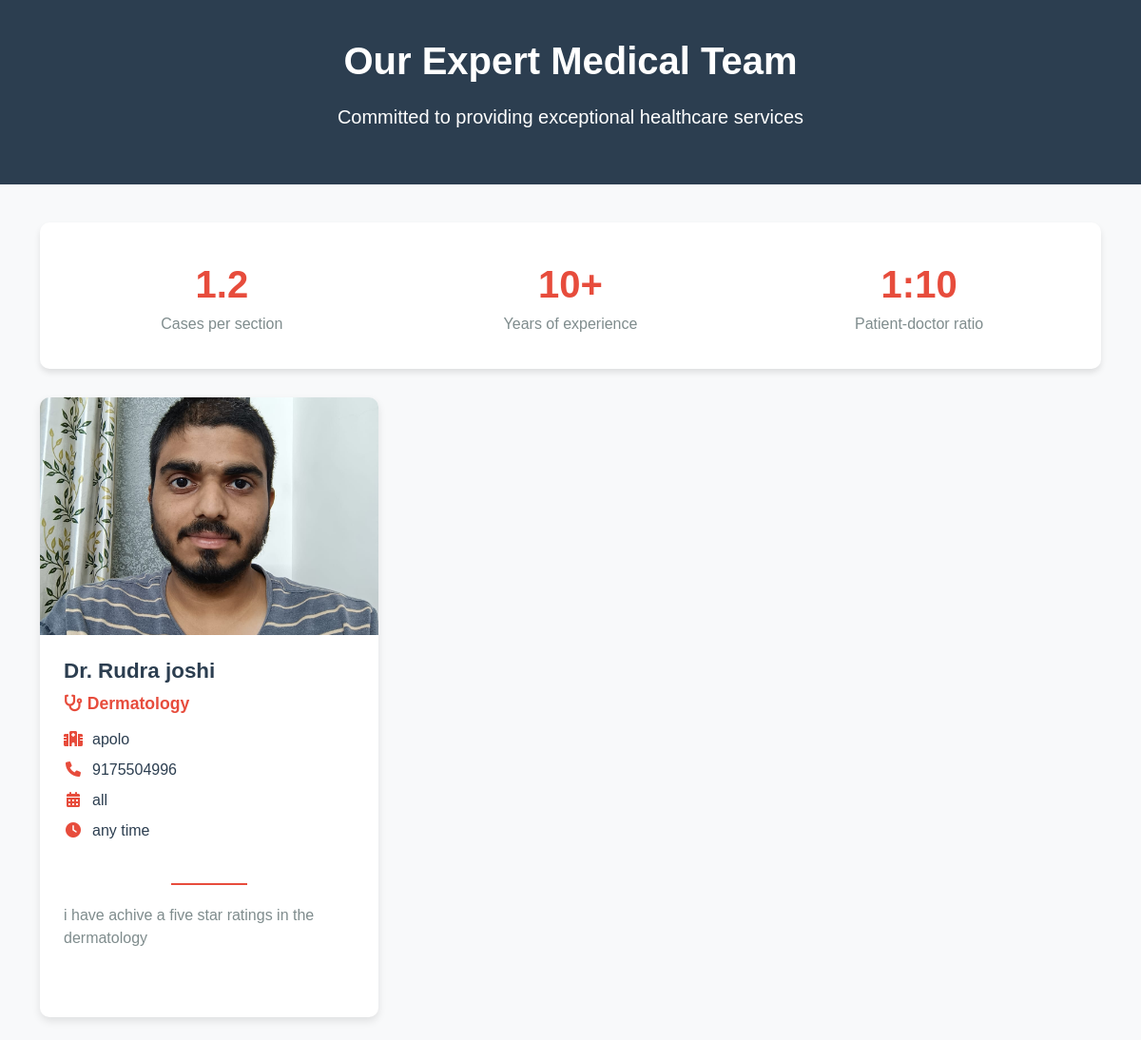
The page /schedule/doctors/ on the database as committed earlier.
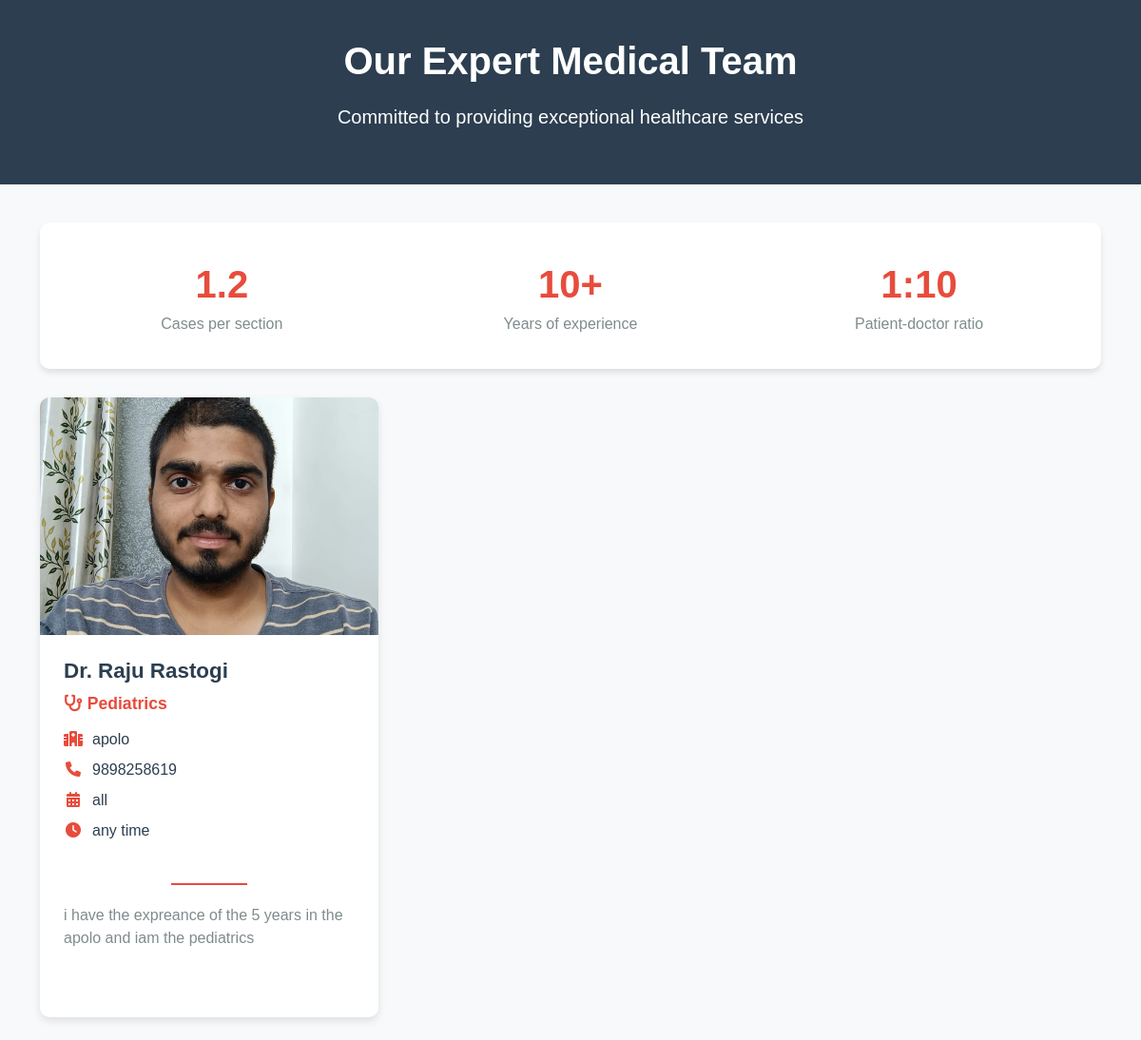
The same page on the database as committed later.
### appointments/models.py (models this page shows, shortened)
class Doctor(models.Model):
    SPECIALIZATION_CHOICES = [
        ('Cardiology', 'Cardiology'),
        ('Neurology', 'Neurology'),
        ('Dermatology', 'Dermatology'),
        ('Pediatrics', 'Pediatrics'),
        ('Oncology', 'Oncology'),
    ]
    name = models.CharField(max_length=100)
    specialization = models.CharField(max_length=50, choices=SPECIALIZATION_CHOICES)
    hospital = models.CharField(max_length=100)
    bio = models.TextField()
    contact = models.CharField(max_length=100)
    photo = models.ImageField(upload_to='doctors/')
    available_days = models.CharField(max_length=100)
    available_time = models.CharField(max_length=100)

### appointments/views.py (the view)
# urls.py: path('doctors/', views.doctors_list, name='doctors_list'),  # Add this line
def doctors_list(request):
    doctors = Doctor.objects.all()
    return render(request, 'appointments/new_folder/doctors.html', {'doctors': doctors})

### appointments/templates/appointments/new_folder/doctors.html (shortened to what this page needs)
{% load static %}
<!DOCTYPE html>
<html lang="en">
<head>
    <link href="https://cdn.jsdelivr.net/npm/bootstrap@5.2.2/dist/css/bootstrap.min.css" rel="stylesheet">
    <link rel="stylesheet" href="https://cdnjs.cloudflare.com/ajax/libs/font-awesome/6.0.0/css/all.min.css">
</head>
<body>
    <div class="header-section">
        <div class="container">
            <h1>Our Expert Medical Team</h1>
            <p class="lead">Committed to providing exceptional healthcare services</p>
        </div>
    </div>
    <div class="container">
        <div class="stats-container">
            <div class="row text-center">
                <div class="col-md-4 stat-item">
                    <div class="stat-number">1.2</div>
                    <div class="stat-label">Cases per section</div>
                </div>
                <div class="col-md-4 stat-item">
                    <div class="stat-number">10+</div>
                    <div class="stat-label">Years of experience</div>
                </div>
                <div class="col-md-4 stat-item">
                    <div class="stat-number">1:10</div>
                    <div class="stat-label">Patient-doctor ratio</div>
                </div>
            </div>
        </div>
    </div>
    <div class="container">
        <div class="row">
            {% for doctor in doctors %}
            <div class="col-lg-4 col-md-6 mb-4">
                <div class="doctor-card">
                    <div class="doctor-img-container">
                        {% if doctor.photo %}
                        <img src="{{ doctor.photo.url }}" class="doctor-img" alt="Dr. {{ doctor.name }}">
                        {% else %}
                        <img src="{% static 'images/default-doctor.jpg' %}" class="doctor-img" alt="Default Doctor Image">
                        {% endif %}
                    </div>
                    <div class="card-body">
                        <h3 class="doctor-name">Dr. {{ doctor.name }}</h3>
                        <h5 class="doctor-specialty">
                            <i class="fas fa-stethoscope"></i> {{ doctor.specialization }}
                        </h5>
                        <div class="doctor-meta">
                            <div class="meta-item">
                                <span class="meta-icon"><i class="fas fa-hospital"></i></span>
                                <span>{{ doctor.hospital }}</span>
                            </div>
                            <div class="meta-item">
                                <span class="meta-icon"><i class="fas fa-phone"></i></span>
                                <span>{{ doctor.contact }}</span>
                            </div>
                            <div class="meta-item">
                                <span class="meta-icon"><i class="fas fa-calendar-alt"></i></span>
                                <span>{{ doctor.available_days }}</span>
                            </div>
                            <div class="meta-item">
                                <span class="meta-icon"><i class="fas fa-clock"></i></span>
                                <span>{{ doctor.available_time }}</span>
                            </div>
                        </div>
                        <div class="section-divider"></div>
                        <p class="doctor-bio">{{ doctor.bio }}</p>
                    </div>
                </div>
            </div>
            {% empty %}
            <div class="col-12 text-center py-5">
                <div class="alert alert-info">
                    <i class="fas fa-info-circle"></i> No doctors are currently available. Please check back later.
                </div>
            </div>
            {% endfor %}
        </div>
    </div>
</body>
</html>

### appointments/templates/appointments/new_folder/doctors.html (style rules this page uses)
:root { --primary-color: #2c3e50; --secondary-color: #e74c3c; --light-bg: #f8f9fa; --dark-text: #2c3e50; --light-text: #7f8c8d; }
body { font-family: 'Arial', sans-serif; background-color: var(--light-bg); color: var(--dark-text); }
.header-section { background-color: var(--primary-color); color: white; padding: 40px 0; margin-bottom: 40px; text-align: center; }
.header-section h1 { font-weight: 700; margin-bottom: 20px; }
.stats-container { background-color: white; border-radius: 10px; padding: 20px; box-shadow: 0 4px 6px rgba(0,0,0,0.1); margin-bottom: 30px; }
.stat-item { text-align: center; padding: 15px; }
.stat-number { font-size: 2.5rem; font-weight: 700; color: var(--secondary-color); }
.stat-label { font-size: 1rem; color: var(--light-text); }
.doctor-card { border: none; border-radius: 10px; overflow: hidden; box-shadow: 0 4px 8px rgba(0,0,0,0.1); transition: all 0.3s ease; margin-bottom: 30px; background: white; height: 100%; }
.doctor-img-container { height: 250px; overflow: hidden; }
.doctor-img { width: 100%; height: 100%; object-fit: cover; transition: transform 0.5s ease; }
.card-body { padding: 25px; display: flex; flex-direction: column; height: calc(100% - 250px); }
.doctor-name { color: var(--primary-color); font-weight: 700; margin-bottom: 10px; font-size: 1.4rem; }
.doctor-specialty { color: var(--secondary-color); font-weight: 600; margin-bottom: 15px; font-size: 1.1rem; }
.doctor-meta { margin-bottom: 15px; }
.meta-item { margin-bottom: 8px; display: flex; align-items: center; }
.meta-icon { color: var(--secondary-color); width: 20px; text-align: center; margin-right: 10px; }
.section-divider { border-top: 2px solid var(--secondary-color); width: 80px; margin: 20px auto; }
.doctor-bio { flex-grow: 1; color: var(--light-text); }

Rows that differ between the two databases and show on the page:
removed Doctor: photo (picture), name "Rudra joshi", specialization "Dermatology", hospital "apolo", contact "9175504996", available_days "all", available_time "any time", bio "i have achive a five star ratings in the dermatology"
added Doctor: photo (picture), name "Raju Rastogi", specialization "Pediatrics", hospital "apolo", contact "9898258619", available_days "all", available_time "any time", bio "i have the expreance of the 5 years in the apolo and iam the pediatrics"
